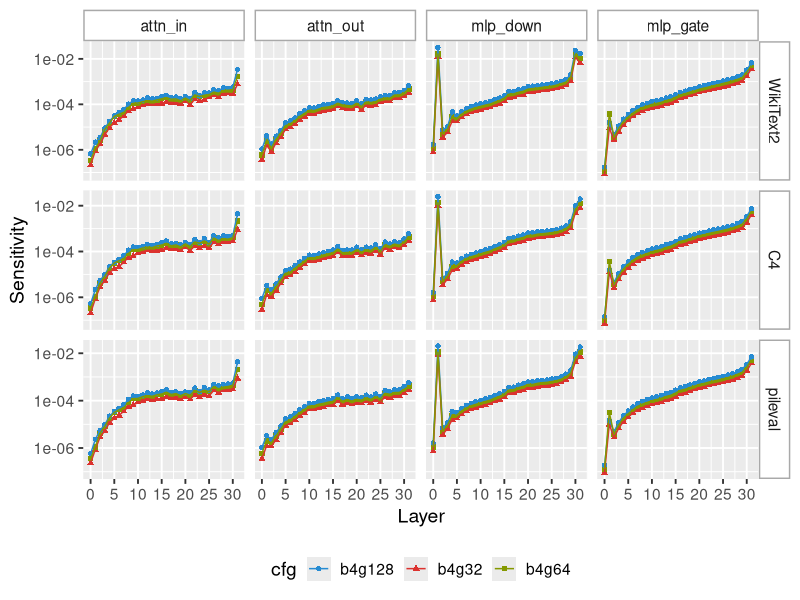

Reproduce this figure in R.
#!/usr/bin/env Rscript

library(tidyverse)
library(ggthemes)
library(ggplot2)

df_all <- read_csv("data/llama-sensitivity.csv")

df_layer <- df_all |>
  filter(model == "Llama-2-7b-hf") |>
  # filter(nbits != 2 & (group_size == 32 | group_size == 128)) |>
  filter((nbits == 4 | nbits == 8)) |>
  mutate(
    cfg = paste0("b", nbits, "g", group_size)
  ) |>
  select(-c("nbits", "group_size")) |>
  mutate(
    dataset = factor(
      dataset,
      levels = c("wikitext", "c4", "pileval", "bos"),
      labels = c("WikiText2", "C4", "pileval", "BoS")
    )
  )

plt <- ggplot(df_layer, aes(x = layer, y = sensitivity)) +
  geom_point(
    size = 1.5,
    aes(shape = cfg, color = cfg)
  ) +
  geom_line(
    linewidth = 0.5,
    aes(color = cfg)
  ) +
  labs(x = "Layer", y = "Sensitivity") +
  scale_x_continuous(
    breaks = seq(0, 40, 5)
  ) +
  scale_y_continuous(trans = "log10") +
  theme_gray(base_size = 14) +
  theme(
    legend.position = "bottom"
  ) +
  guides(color = guide_legend(nrow = 1)) +
  facet_grid(dataset ~ part, scales = "free") +
  theme(
    strip.background = element_rect(
      color = "darkgray", fill = "white", linewidth = 1.0, linetype = "solid"
    )
  ) +
  scale_color_solarized()
ggsave(
  "pdfs/sensi-by-moduel.pdf",
  plot = plt,
  width = 10,
  height = 6
)
